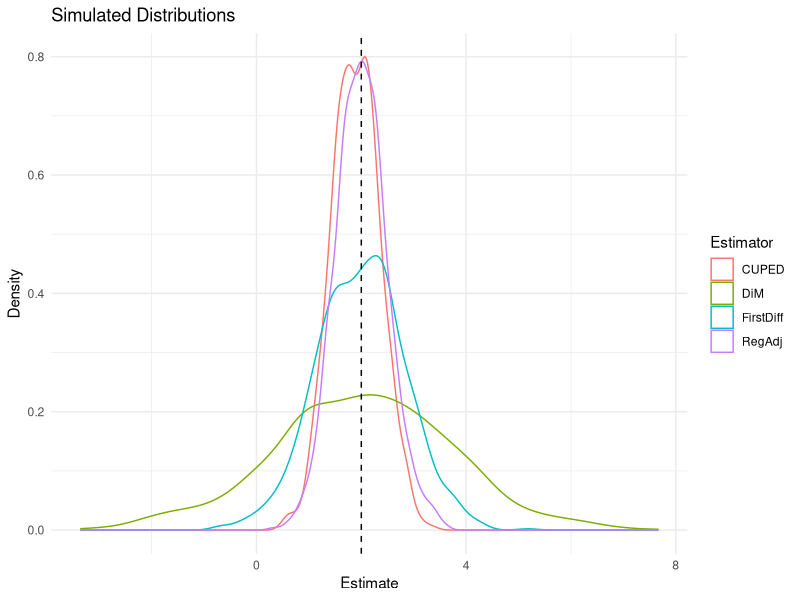
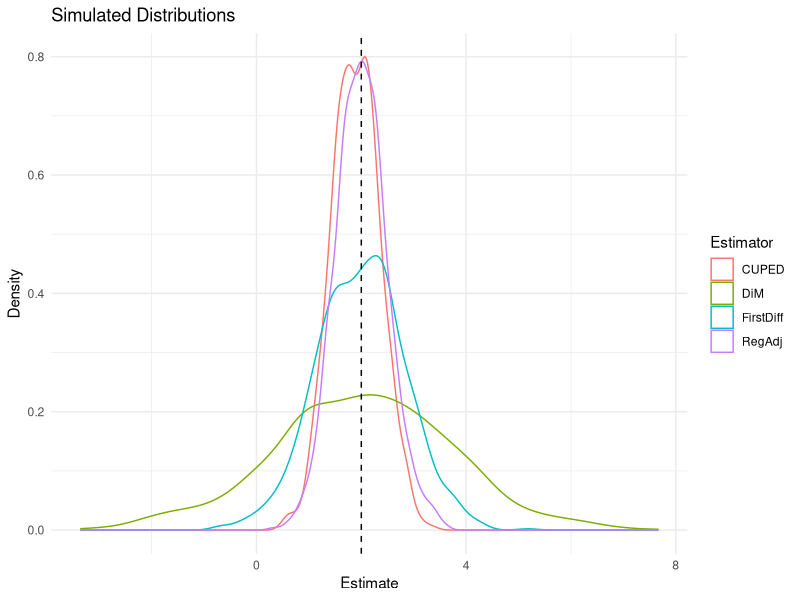

Reproduce these figures in R, in order.
## ---- chunk 1
knitr::opts_chunk$set(echo = TRUE)
## ---- chunk 2
set.seed(54321)
library(dplyr)
library(purrr)
library(ggplot2)
library(tidyverse)
## ---- chunk 3
generate_data = function(beta, rho, sigma, n) {
  y_pre = rnorm(n, mean = 0, sd = sigma)
  
  # noisy covariates
  x2 = rnorm(n)
  x3 = rnorm(n)
  
  w = rbinom(n, size = 1, prob = 0.5)
  y = rho * y_pre + beta * w + rnorm(n, mean = 0, sd = 1)
  
  ret = data.frame(y_pre, x2, x3, y, w)
  return(ret)
}
## ---- chunk 4
diff_in_means = function(data) {
  mean(data$y[data$w == 1]) - mean(data$y[data$w == 0])
}

cuped = function(data) {
  theta = cov(data$y, data$y_pre) / var(data$y_pre)
  y_cuped = data$y - theta * (data$y_pre - mean(data$y_pre))

  mean(y_cuped[data$w == 1]) - mean(y_cuped[data$w == 0])
}

reg_adj = function(data) {
  fit = lm(y ~ w + y_pre + x2 + x3, data = data)
  
  coef(fit)["w"]
}

fd = function(data) {
  delta = data$y - data$y_pre
  
  mean(delta[data$w == 1]) - mean(delta[data$w == 0])
}
## ---- chunk 5
r = 1000
n = 20
beta = 2
rho = 0.7
sigma = 5

estimates = map_dfr(1:r, function(i) {
  data = generate_data(beta, rho, sigma, n)

  diff_in_means_est = diff_in_means(data)
  cuped_est = cuped(data)
  reg_adj_est = reg_adj(data)
  fd_est = fd(data)
  
  return(data.frame(
    CUPED = cuped_est,
    DiM = diff_in_means_est,
    RegAdj = reg_adj_est,
    FirstDiff = fd_est))
})

## ---- chunk 6
estimates_long = estimates |>
  pivot_longer(
    cols = everything(), 
    names_to = "Estimator", 
    values_to = "Estimate"
  )

comparisons = estimates_long |>
  ggplot(aes(x = Estimate, color = Estimator)) +
  geom_density() +
  geom_vline(xintercept = beta, linetype = "dashed", color = "black") +
  theme_minimal() +
  labs(
    title = "Simulated Distributions",
    x = "Estimate",
    y = "Density"
  )
comparisons
ggsave("comparisons.png", plot = comparisons, dpi = 600)
## ---- chunk 7
estimates_long |>
  group_by(Estimator) |>
  summarize(Variance = var(Estimate))
  
